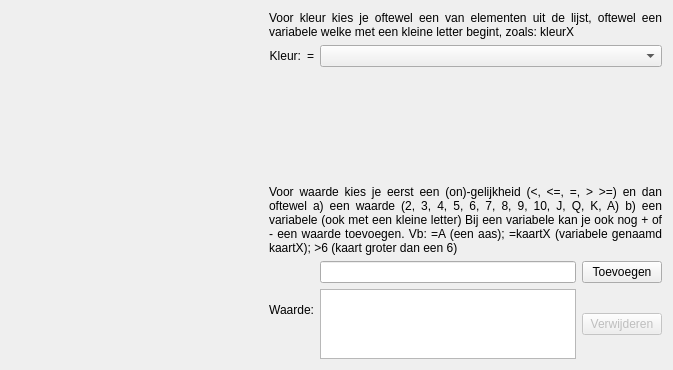
<?xml version="1.0" encoding="UTF-8"?>
<ui version="4.0">
 <class>poker::view::CardEditWidget</class>
 <widget class="QWidget" name="poker::view::CardEditWidget">
  <property name="geometry">
   <rect>
    <x>0</x>
    <y>0</y>
    <width>673</width>
    <height>370</height>
   </rect>
  </property>
  <property name="sizePolicy">
   <sizepolicy hsizetype="MinimumExpanding" vsizetype="Preferred">
    <horstretch>2</horstretch>
    <verstretch>0</verstretch>
   </sizepolicy>
  </property>
  <property name="minimumSize">
   <size>
    <width>512</width>
    <height>370</height>
   </size>
  </property>
  <property name="windowTitle">
   <string>Form</string>
  </property>
  <layout class="QHBoxLayout" name="horizontalLayout_6">
   <item>
    <widget class="QLabel" name="cardDisplay">
     <property name="sizePolicy">
      <sizepolicy hsizetype="MinimumExpanding" vsizetype="Preferred">
       <horstretch>2</horstretch>
       <verstretch>0</verstretch>
      </sizepolicy>
     </property>
     <property name="minimumSize">
      <size>
       <width>252</width>
       <height>352</height>
      </size>
     </property>
     <property name="frameShape">
      <enum>QFrame::NoFrame</enum>
     </property>
     <property name="text">
      <string/>
     </property>
     <property name="scaledContents">
      <bool>true</bool>
     </property>
     <property name="alignment">
      <set>Qt::AlignCenter</set>
     </property>
    </widget>
   </item>
   <item>
    <layout class="QVBoxLayout" name="verticalLayout_2">
     <item>
      <widget class="QLabel" name="label_4">
       <property name="text">
        <string>Voor kleur kies je oftewel een van elementen uit de lijst, oftewel een variabele welke met een kleine letter begint, zoals: kleurX</string>
       </property>
       <property name="alignment">
        <set>Qt::AlignJustify|Qt::AlignVCenter</set>
       </property>
       <property name="wordWrap">
        <bool>true</bool>
       </property>
      </widget>
     </item>
     <item>
      <layout class="QHBoxLayout" name="horizontalLayout_4">
       <item>
        <widget class="QLabel" name="label">
         <property name="text">
          <string>Kleur:</string>
         </property>
         <property name="alignment">
          <set>Qt::AlignRight|Qt::AlignTrailing|Qt::AlignVCenter</set>
         </property>
        </widget>
       </item>
       <item>
        <layout class="QHBoxLayout" name="horizontalLayout">
         <item>
          <widget class="QLabel" name="label_3">
           <property name="text">
            <string>=</string>
           </property>
           <property name="alignment">
            <set>Qt::AlignCenter</set>
           </property>
          </widget>
         </item>
         <item>
          <widget class="ValidComboBox" name="suitExpression">
           <property name="sizePolicy">
            <sizepolicy hsizetype="Expanding" vsizetype="Fixed">
             <horstretch>0</horstretch>
             <verstretch>0</verstretch>
            </sizepolicy>
           </property>
          </widget>
         </item>
        </layout>
       </item>
      </layout>
     </item>
     <item>
      <spacer name="verticalSpacer_3">
       <property name="orientation">
        <enum>Qt::Vertical</enum>
       </property>
       <property name="sizeHint" stdset="0">
        <size>
         <width>20</width>
         <height>40</height>
        </size>
       </property>
      </spacer>
     </item>
     <item>
      <widget class="QLabel" name="label_5">
       <property name="text">
        <string>Voor waarde kies je eerst een (on)-gelijkheid (&lt;, &lt;=, =, &gt; &gt;=) en dan oftewel
a) een waarde (2, 3, 4, 5, 6, 7, 8, 9, 10, J, Q, K, A)
b) een variabele (ook met een kleine letter)
Bij een variabele kan je ook nog + of - een waarde toevoegen.
Vb: =A (een aas); =kaartX (variabele genaamd kaartX); >6 (kaart groter dan een 6) </string>
       </property>
       <property name="alignment">
        <set>Qt::AlignJustify|Qt::AlignVCenter</set>
       </property>
       <property name="wordWrap">
        <bool>true</bool>
       </property>
      </widget>
     </item>
     <item>
      <layout class="QHBoxLayout" name="horizontalLayout_5">
       <item>
        <widget class="QLabel" name="label_2">
         <property name="text">
          <string>Waarde:</string>
         </property>
         <property name="alignment">
          <set>Qt::AlignRight|Qt::AlignTrailing|Qt::AlignVCenter</set>
         </property>
        </widget>
       </item>
       <item>
        <layout class="QVBoxLayout" name="verticalLayout">
         <item>
          <layout class="QHBoxLayout" name="horizontalLayout_2">
           <item>
            <widget class="QLineEdit" name="cutrExpressions"/>
           </item>
           <item>
            <widget class="QPushButton" name="addExpressionButton">
             <property name="minimumSize">
              <size>
               <width>77</width>
               <height>0</height>
              </size>
             </property>
             <property name="text">
              <string>Toevoegen</string>
             </property>
            </widget>
           </item>
          </layout>
         </item>
         <item>
          <layout class="QHBoxLayout" name="horizontalLayout_3">
           <item>
            <widget class="QListView" name="allExpressions">
             <property name="sizePolicy">
              <sizepolicy hsizetype="Preferred" vsizetype="Preferred">
               <horstretch>0</horstretch>
               <verstretch>0</verstretch>
              </sizepolicy>
             </property>
            </widget>
           </item>
           <item>
            <widget class="QPushButton" name="removeExpressionButton">
             <property name="enabled">
              <bool>false</bool>
             </property>
             <property name="minimumSize">
              <size>
               <width>77</width>
               <height>0</height>
              </size>
             </property>
             <property name="text">
              <string>Verwijderen</string>
             </property>
            </widget>
           </item>
          </layout>
         </item>
        </layout>
       </item>
      </layout>
     </item>
    </layout>
   </item>
  </layout>
 </widget>
 <customwidgets>
  <customwidget>
   <class>ValidComboBox</class>
   <extends>QComboBox</extends>
   <header>view/validcombobox.hpp</header>
  </customwidget>
 </customwidgets>
 <tabstops>
  <tabstop>suitExpression</tabstop>
 </tabstops>
 <resources/>
 <connections/>
</ui>
